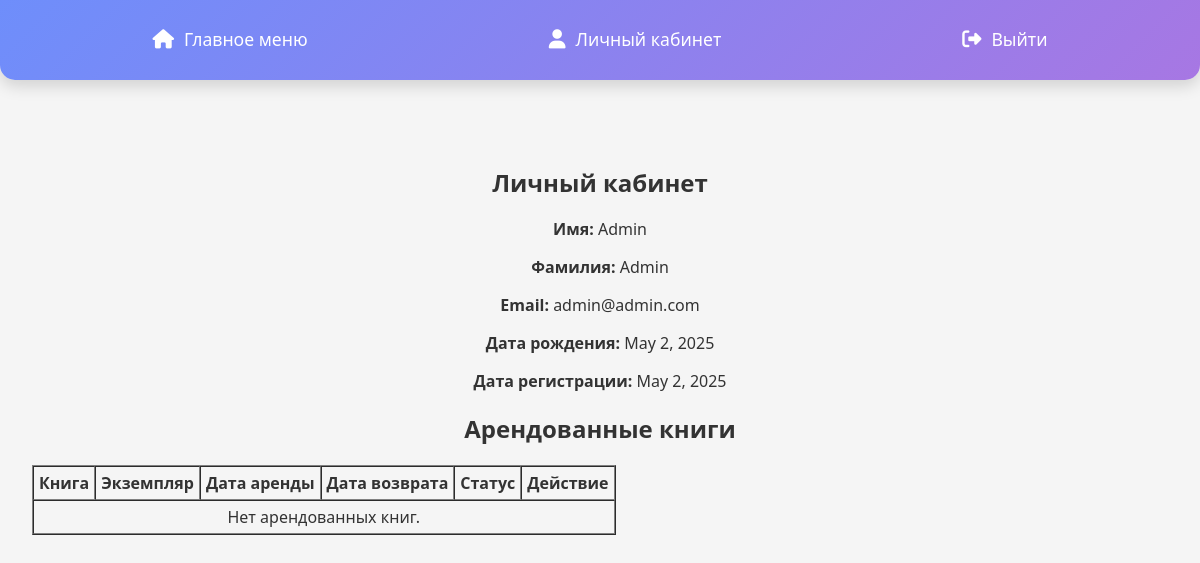
The app's page /profile/ (signed in), older data.
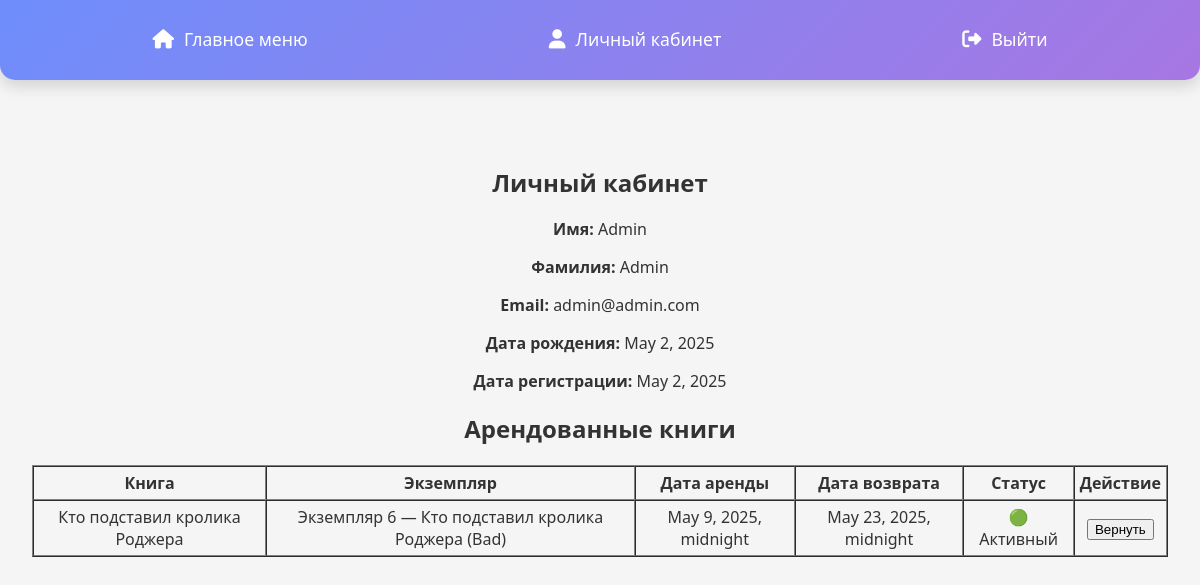
The same page, newer data.
### books/models.py (models this page shows, shortened)
class Issuance(models.Model):
    STATUS_CHOICES = [
        ('active', 'Активный'),
        ('overdue', 'Просрочено'),
        ('returned', 'Вернута'),
    ]
    reader = models.ForeignKey('main.Reader', on_delete=models.CASCADE, related_name='issuances')
    exampler = models.ForeignKey('books.Exampler', on_delete=models.CASCADE, related_name='issuances')
    issuance_date = models.DateTimeField(default=timezone.now)  # Используем DateTimeField
    return_date = models.DateTimeField(blank=True, null=True)  # Используем DateTimeField
    rating = models.DecimalField(max_digits=2, decimal_places=1, null=True, blank=True)
    status = models.CharField(max_length=10, choices=STATUS_CHOICES, default='active')

class Exampler(models.Model):
    inventory_number = models.IntegerField(unique=True, blank=True, null=True)
    book = models.ForeignKey(Book, on_delete=models.CASCADE, related_name='exemplars')
    condition = models.CharField(max_length=100)
    def __str__(self):
        return f"Экземпляр {self.inventory_number} — {self.book.title} ({self.condition})"

class Book(models.Model):
    isbn = models.CharField(max_length=13, unique=True)
    title = models.CharField(max_length=255)
    description = models.TextField(blank=True, null=True)
    rating = models.DecimalField(max_digits=3, decimal_places=1, null=True, blank=True)
    date_of_publish = models.DateField(null=True, blank=True)
    authors = models.ManyToManyField(Author, related_name="books")
    genres = models.ManyToManyField(Genre, related_name="books")

### main/views.py (the view)
# urls.py: path('profile/', profile, name='profile'),
def profile(request):
    reader_id = request.session.get('reader_id')
    reader = Reader.objects.filter(id=reader_id).first() if reader_id else None
    if reader:
        issuances = Issuance.objects.filter(reader=reader)
    else:
        issuances = []
    return render(request, 'main/profile.html', {
        'reader': reader,
        'issuances': issuances  # передаем список аренд
    })

### main/templates/main/profile.html (shortened to what this page needs)
{% extends 'main/layout.html' %}
{% block content %}
    {% if reader %}
        <h2>Личный кабинет</h2>
        <p><strong>Имя:</strong> {{ reader.name }}</p>
        <p><strong>Фамилия:</strong> {{ reader.surname }}</p>
        <p><strong>Email:</strong> {{ reader.email }}</p>
        <p><strong>Дата рождения:</strong> {{ reader.date_of_birth }}</p>
        <p><strong>Дата регистрации:</strong> {{ reader.date_of_registration }}</p>
                <h2>Арендованные книги</h2>
        <table border="1" cellpadding="5" cellspacing="0">
            <thead>
                <tr>
                    <th>Книга</th>
                    <th>Экземпляр</th>
                    <th>Дата аренды</th>
                    <th>Дата возврата</th>
                    <th>Статус</th>
                    {% if reader.id == 1 %}
                        <th>Действие</th>
                    {% endif %}
                </tr>
            </thead>
            <tbody>
                {% for issuance in reader.issuances.all %}
                <tr>
                    <td>{{ issuance.exampler.book.title }}</td>
                    <td>{{ issuance.exampler }}</td>
                    <td>{{ issuance.issuance_date }}</td>
                    <td>{{ issuance.return_date }}</td>
                    <td>
                        {% if issuance.status == 'active' %}
                            🟢 Активный
                        {% elif issuance.status == 'overdue' %}
                            🔴 Просрочено
                        {% else %}
                            ✅ Вернута
                        {% endif %}
                    </td>
                    {% if reader.id == 1 %}
                        <td>
                            {% if issuance.status != 'returned' %}
                                <form action="{% url 'mark_returned' issuance.id %}" method="post">
                                    <button type="submit">Вернуть</button>
                                </form>
                            {% else %}
                                —
                            {% endif %}
                        </td>
                    {% endif %}
                </tr>
                {% empty %}
                <tr>
                    <td colspan="6">Нет арендованных книг.</td>
                </tr>
                {% endfor %}
            </tbody>
        </table>
    {% else %}
        <p>Вы не авторизованы. <a href="{% url 'login' %}">Войти</a></p>
    {% endif %}
{% endblock %}

Row changes from the older to the newer data that the page shows:
added Issuance: exampler.book "Кто подставил кролика Роджера", exampler "Экземпляр 6 — Кто подставил кролика Роджера (Bad)", issuance_date "May 9, 2025, midnight", return_date "May 23, 2025, midnight", status "🟢 Активный"
Text that changed along with them:
text no longer shown: "Нет арендованных книг."
